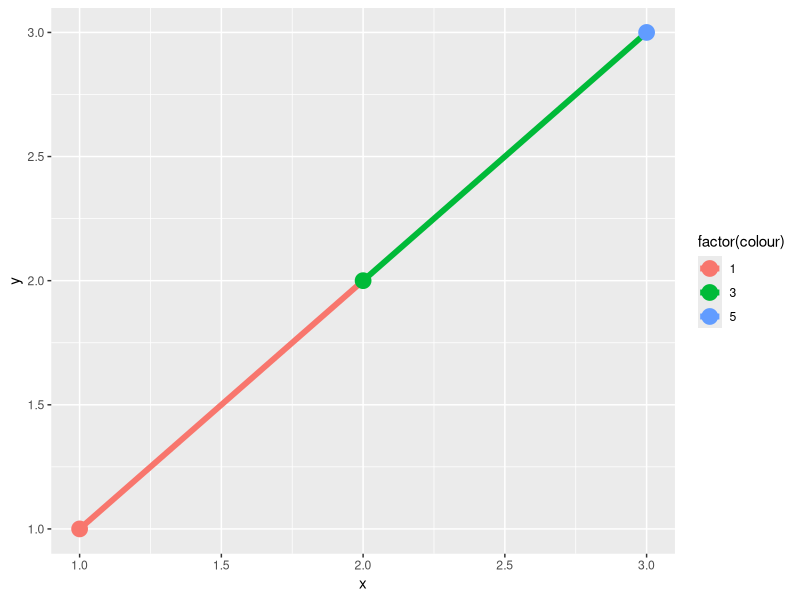
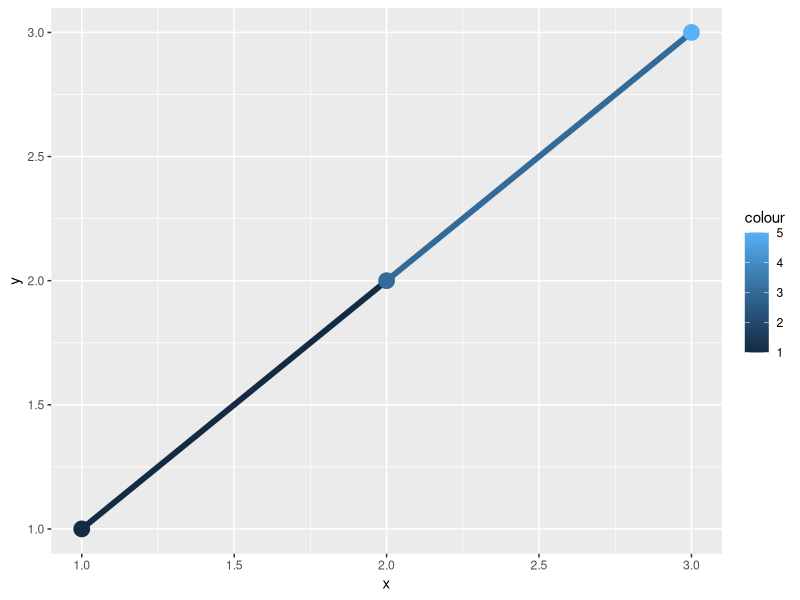
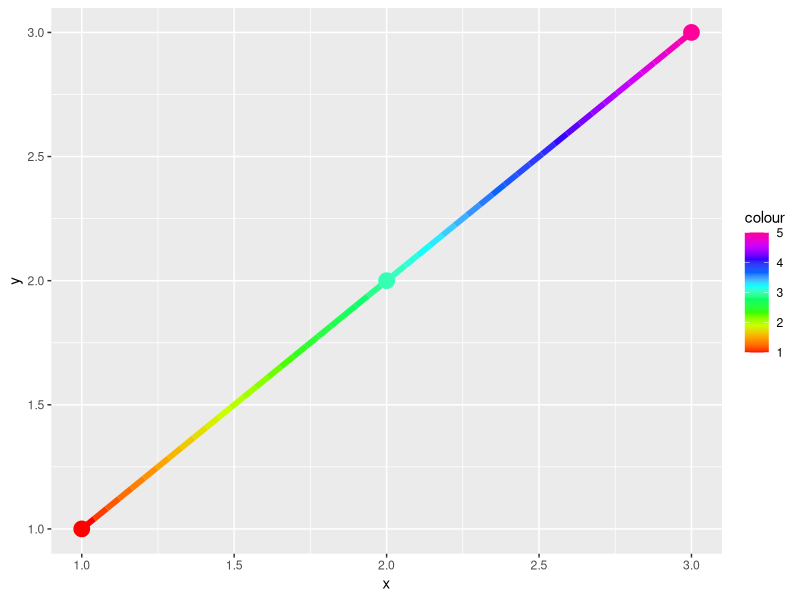

Reproduce these figures in R, in order.
library(ggplot2)
df <- data.frame(x = 1:3, y = 1:3, colour = c(1,3,5))
ggplot(df, aes(x,y, colour = factor(colour))) + 
  geom_line(aes(group = 1),size = 2) + geom_point(size = 5)
ggplot(df, aes(x,y, colour = colour)) +
  geom_line(aes(group = 1), size = 2) + geom_point(size = 5)

xgrid <- seq(min(df$x), max(df$x), length = 50)
interp <- data.frame(x = xgrid,
                     y = approx(df$x, df$y, xout = xgrid)$y,
                     colour = approx(df$x, df$colour, xout = xgrid)$y)
ggplot(interp, aes(x, y, colour = colour)) +
  geom_line(size = 2) + geom_point(data = df, aes(x,y), size =5) +
  scale_colour_gradientn(colours = rainbow(10))
